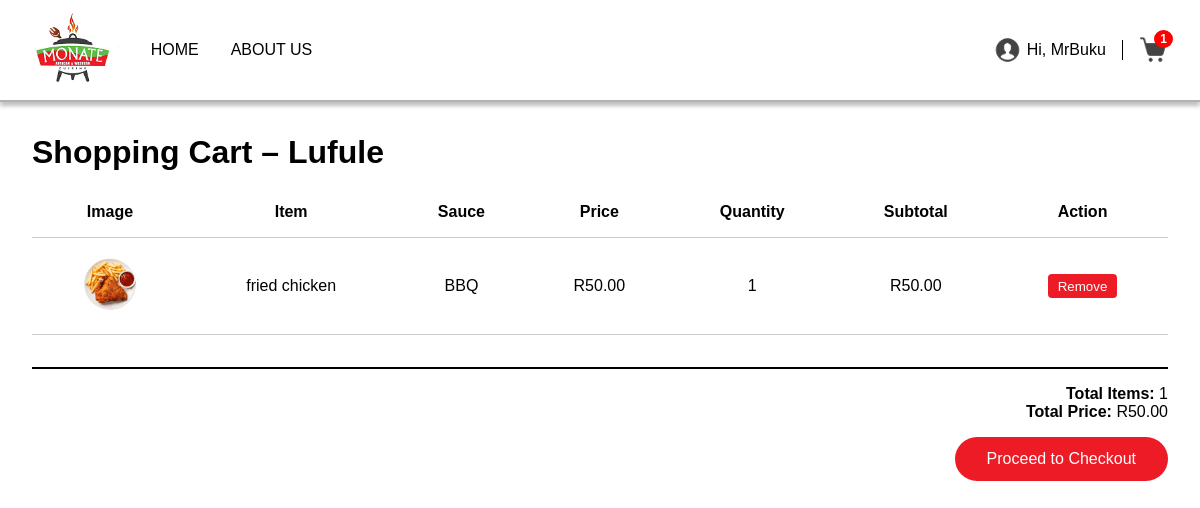
The page /menu/Lufule_cart.php (signed in) on the database as committed earlier.
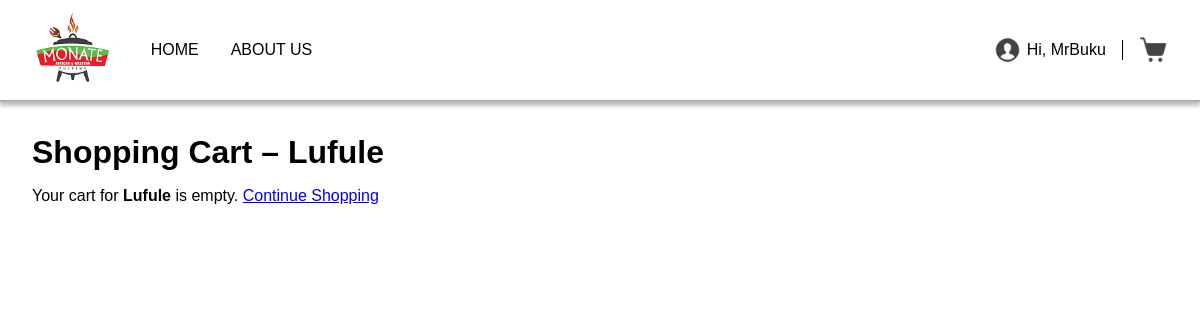
The same page on the database as committed later.
### tables this page shows
CREATE TABLE `cart` (
  `id` int(11) NOT NULL,
  `user_id` int(11) NOT NULL,
  `branch_location` varchar(255) NOT NULL,
  `item_id` int(11) NOT NULL,
  `name` varchar(255) NOT NULL,
  `price` decimal(10,2) NOT NULL,
  `quantity` int(11) NOT NULL DEFAULT 1,
  `sauce` varchar(100) DEFAULT NULL,
  `image` varchar(255) DEFAULT NULL,
  `created_at` timestamp NOT NULL DEFAULT current_timestamp()
);

### menu/Lufule_cart.php (the view, shortened to what this page needs)
<?php
require_once "../API/db.php";
$branchLocation = "Lufule";
$userId = $_SESSION["user_id"];
$stmt = $conn->prepare("
    SELECT C.id, C.item_id, C.name, C.price, C.quantity, C.sauce, C.image
    FROM Cart C
    WHERE C.user_id = ? AND C.branch_location = ?
");
$stmt->bind_param("is", $userId, $branchLocation);
$stmt->execute();
$result = $stmt->get_result();
$cartItems = $result->fetch_all(MYSQLI_ASSOC);
$totalItems = 0;
$totalPrice = 0;
foreach ($cartItems as $item) {
    $totalItems += $item["quantity"];
    $totalPrice += $item["price"] * $item["quantity"];
}
?>
<!DOCTYPE html>
<html lang="en">
<head>
</head>
<body>
  <header class="top-header">
    <div class="logo">
      <img src="img/logo 2.png" alt="Monate Logo">
    </div>
    <nav class="nav-links">
      <a href="../HOME/index.php">HOME</a>
      <a href="../About Us/index.php">ABOUT US</a>
    </nav>
    <div class="account-cart">
      <a href="../Sign in/index.php" class="account">
        <img src="img/profile.png" alt="Account">
        <span>
          <?php if (isset($_SESSION["username"])): ?>
            Hi, <?= htmlspecialchars($_SESSION["username"]); ?>
          <?php else: ?>
            ACCOUNT
          <?php endif; ?>
        </span>
      </a>
      <a href="Lufule_cart.php" class="cart">
        <img src="img/shopping cart.png" alt="Cart">
        <?php if ($totalItems > 0): ?>
          <span class="cart-badge"><?= $totalItems ?></span>
        <?php endif; ?>
      </a>
    </div>
  </header>
  <main class="cart-page">
    <h1>Shopping Cart – Lufule</h1>
    <?php if (empty($cartItems)): ?>
      <p>Your cart for <strong>Lufule</strong> is empty.
         <a href="Lufule.php">Continue Shopping</a></p>
    <?php else: ?>
      <table class="cart-table">
        <tr>
          <th>Image</th>
          <th>Item</th>
          <th>Sauce</th>
          <th>Price</th>
          <th>Quantity</th>
          <th>Subtotal</th>
          <th>Action</th>
        </tr>
        <?php foreach ($cartItems as $item): ?>
          <tr>
            <td><img src="<?= htmlspecialchars($item['image']) ?>" alt="<?= htmlspecialchars($item['name']) ?>"></td>
            <td><?= htmlspecialchars($item['name']) ?></td>
            <td><?= htmlspecialchars($item['sauce']) ?></td>
            <td>R<?= number_format($item['price'], 2) ?></td>
            <td><?= $item['quantity'] ?></td>
            <td>R<?= number_format($item['price'] * $item['quantity'], 2) ?></td>
            <td>
              <form method="POST" action="remove_from_cart.php" style="display:inline;">
                <button type="submit" class="remove-btn">Remove</button>
              </form>
            </td>
          </tr>
        <?php endforeach; ?>
      </table>
      <div class="summary">
        <p><strong>Total Items:</strong> <?= $totalItems ?></p>
        <p><strong>Total Price:</strong> R<?= number_format($totalPrice, 2) ?></p>
        <a href="checkout.php?branch=Lufule">
          <button class="checkout-btn">Proceed to Checkout</button>
        </a>
      </div>
    <?php endif; ?>
  </main>
</body>
</html>

Rows that differ between the two databases and show on the page:
removed cart: image (picture), name "fried chicken", sauce "BBQ", price "50.00", quantity "1", $item['price']*$item['quantity'] "50.00"
Other text that changed with them:
$totalItems: "1" → (not shown)
$totalPrice: "50.00" → (not shown)
text no longer shown: "Image Item Sauce Price Quantity Subtotal Action Total Items: Total Price: R Proceed to Checkout"
text now shown: "Your cart for Lufule is empty. Continue Shopping"
